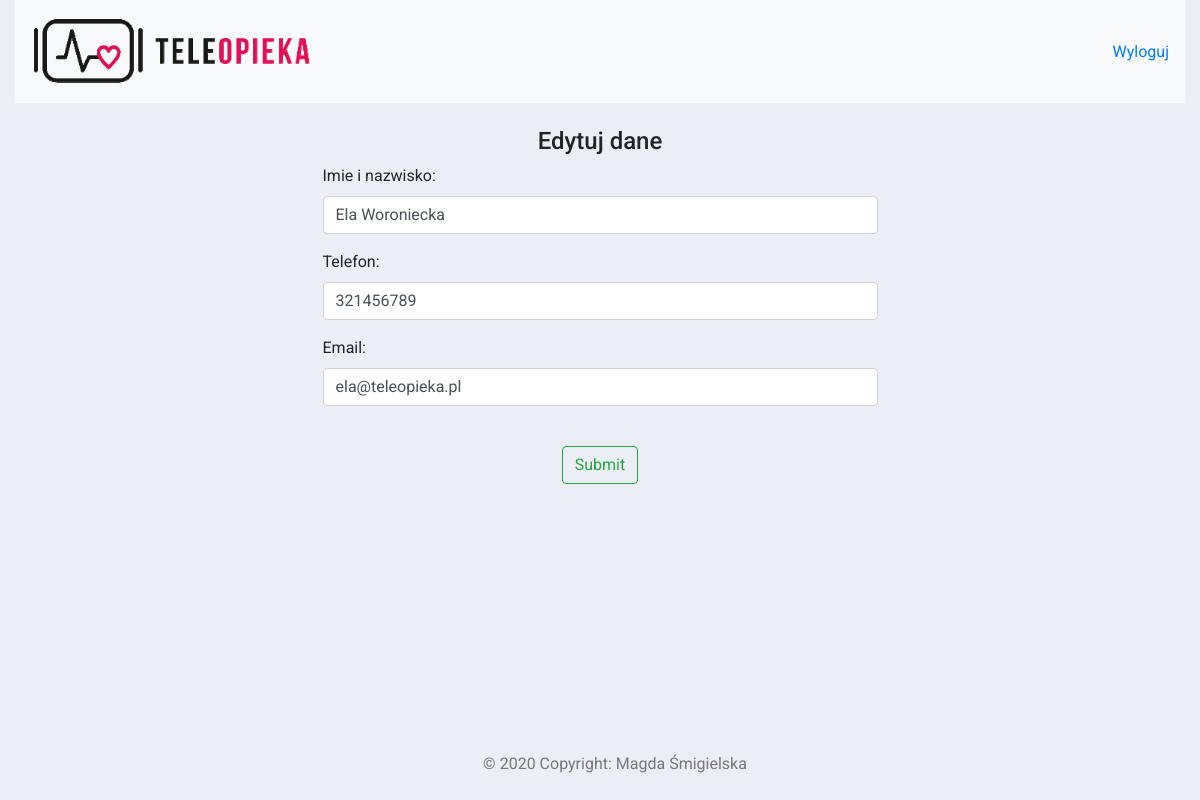
Page /aktualizuj_asystenta/3/ (signed in) on the committed database.
### pacjenci/models.py (models this page shows, shortened)
class Asystent(models.Model):
    class Meta:
        verbose_name_plural = "Asystenci"
    user = models.OneToOneField(User, null=True, on_delete=models.CASCADE)
    dom = models.ForeignKey(Dom, null=True, on_delete=models.SET_NULL)
    imie_i_nazwisko = models.CharField(max_length=200, null=True)
    telefon = models.CharField(max_length=200, null=True)
    email = models.CharField(max_length=200, null=True)
    data_dodania = models.DateTimeField(auto_now_add=True, null=True)

### pacjenci/views.py (the view)
# urls.py: path('aktualizuj_asystenta/<str:pk>/', views.aktualizujAsystenta, name="aktualizuj_asystenta"),
@login_required(login_url='login')
def aktualizujAsystenta(request, pk):
    asystent = request.user.asystent
    form = DodajAsystenta(instance=asystent)
    if request.method == 'POST':
        form = DodajAsystenta(request.POST, instance=asystent)
        if form.is_valid():
            form.save()
            return redirect('/')
    context = {'form': form}
    return render(request, 'pacjenci/dodaj_asystenta.html', context)

### pacjenci/forms.py
class DodajAsystenta(ModelForm):
    class Meta:
        model = Asystent
        fields = ['imie_i_nazwisko', 'telefon', 'email']
        widgets = {
            'imie_i_nazwisko':forms.TextInput(attrs={'class': 'form-control'}),
            'telefon':forms.TextInput(attrs={'class': 'form-control'}),
            'email':forms.TextInput(attrs={'class': 'form-control'})
        }

### pacjenci/templates/pacjenci/dodaj_asystenta.html (shortened to what this page needs)
{% extends 'pacjenci/main.html' %}
{% load static %}
{% block content %}
<br>
<h4 class="text-center">Edytuj dane</h4>
<div class="offset-3 col-md-6">
    <div class="form-group">
        <form method="POST">
            {{form.as_p}}
            <br>
            <center>
            <input type="submit" class="btn btn-outline-success align-center" name="Zapisz">
            </center>
    </div>
</div>
{% endblock %}

### static/css/main.css (style rules this page uses)
body { background-color: #EBEFF5; font-family: "Roboto"; height: 100%; overflow-x: hidden; }
html { height: 100%; }

### rows in the picture
Asystent: imie_i_nazwisko "Ela Woroniecka", telefon "321456789", email "ela@teleopieka.pl"
